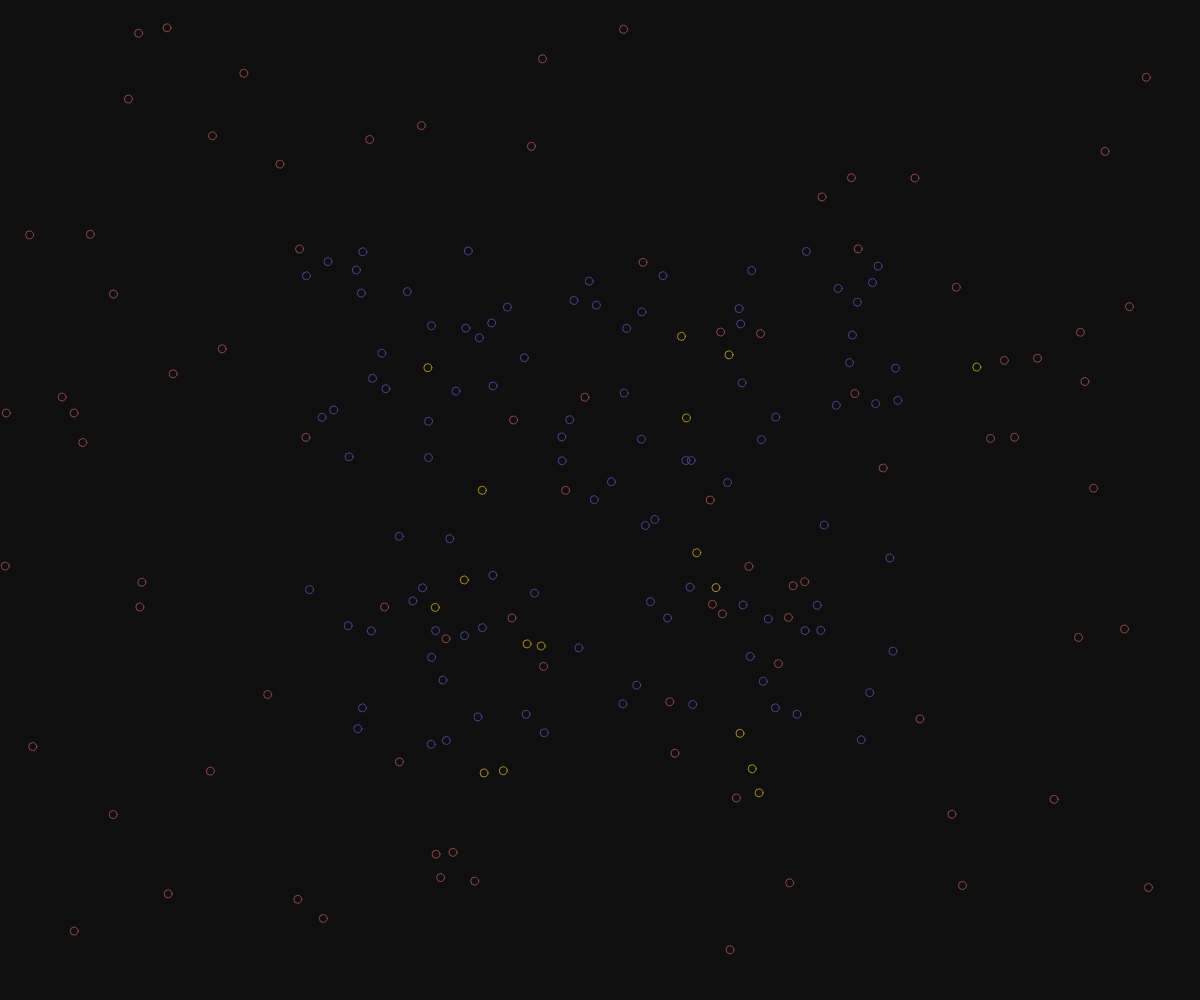
Frame 1 (no input)
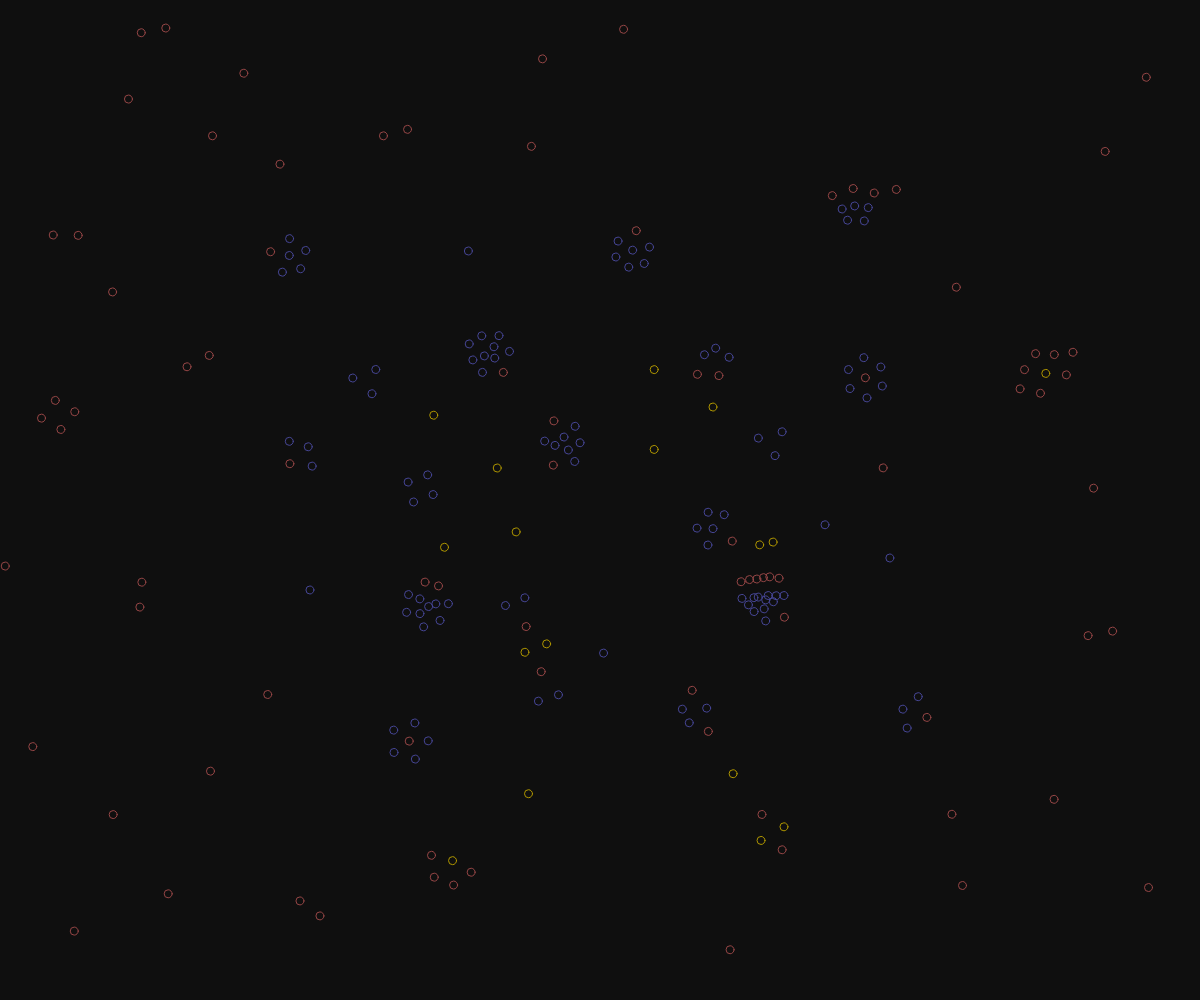
Frame 60 (no input)
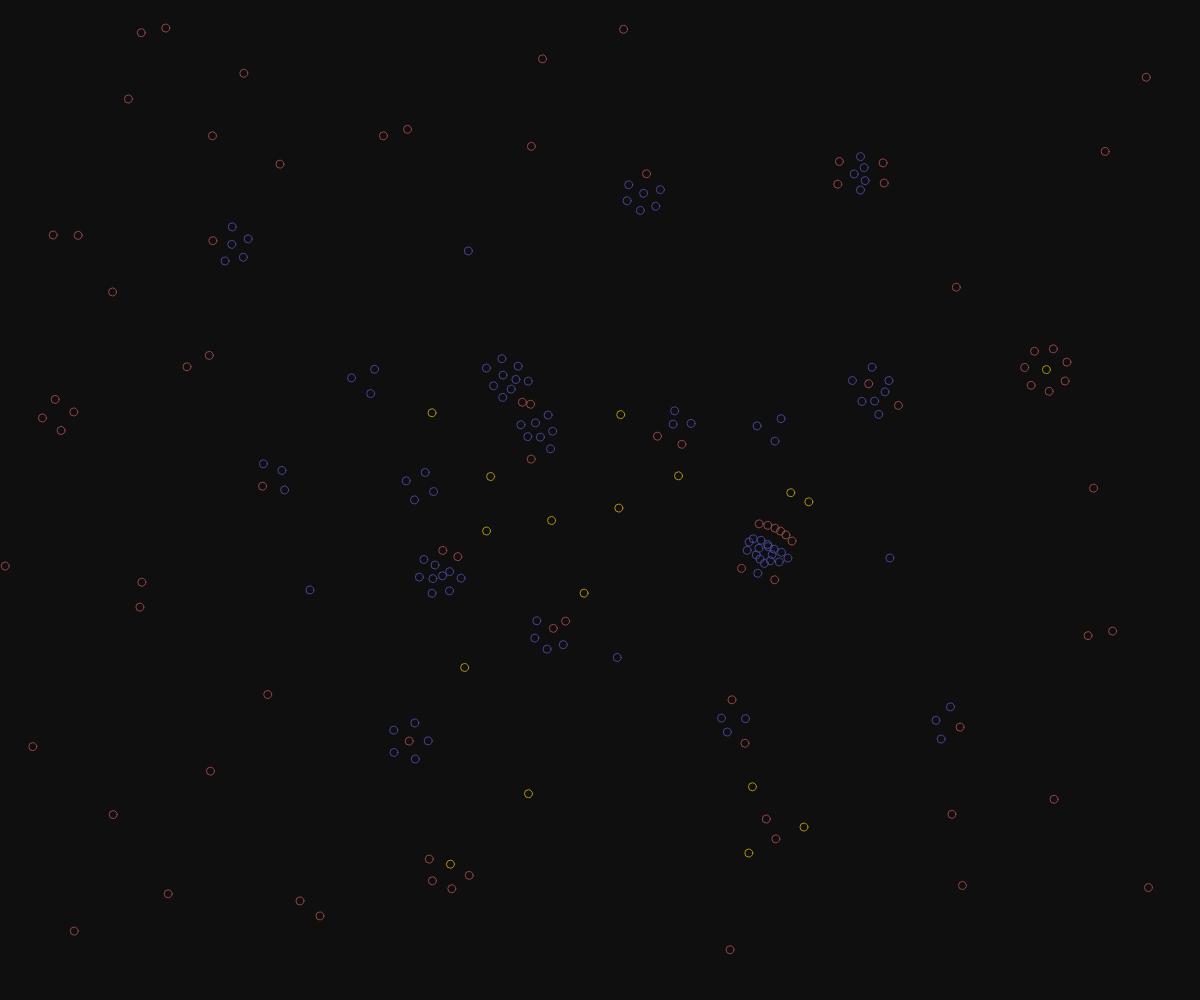
Frame 120 (the mouse pressed at the canvas centre since frame 60)

The p5.js sketch that drew these frames (run headless with seeded random() and noise() and a simulated clock; from frame 60 on, the mouse is pressed at the canvas centre):

// p5.js sketch
// ── sketch.js
const universe = [];
var friction = .85; //.80

// pos, vel, f, rgb, att, rep, minR, maxR, damp

function setup() {
  createCanvas(windowWidth, windowHeight);

  //RED PARTICLES (170)
  for(let i = 0; i < 85; i++) {
    universe.push(new Particle(
      createVector(random(0, width - 50), random(0, height - 50)), //position
      createVector(0, 0),                 //velocity
      0.04,//2,                                  //force 0.15
      1,                                  //color 1
      [1,2,3],                             //attracted to 134
      [],                                 //repelled to 25
      [],                                   //passive to
      25,                                 //minimum radius 25
      65,                     //maximum radius 65
      random(0.2,0.95),                                //dampening or friction
      12,                                  //size
      [0.9, 2, 2]
      ));
  }

  //BLUE PARTICLES (200)
  for(let i = 0; i < 100; i++) {
    universe.push(new Particle(
      createVector(random(width/4, width * (3/4)), random(height/4, height * (3/4))), //position
      createVector(0, 0),                 //velocity
      0.09,//5,                                 //force
      2,                                  //color 3 
      [1,2],                                //attracted to 13
      [3],                                 //repelled to 245
      [],                                   //passive to
      25,                                 //minimum radius
      55,                                //maximum radius 50
      random(0.2,0.95),                                 //dampening or friction
      12,                                  //size
      [1.9, 1, 7]
      ));
  }

  //YELLOW PARTICLES (33)
  for(let i = 0; i < 17; i++) {
    universe.push(new Particle(
      createVector(random(width/3, width - 200), random(height/3, height - 200)), //position
      createVector(0, 0),                 //velocity
      0.2,//7,                                  //force
      3,                                  //colors 4
      [1],                                //attracted to 215
      [2,3],                              //repelled to 34
      [],                                   //passive to
      25,                                 //minimum radius
      77,                                 //maximum radius 77
      random(0.2,0.95),                                //dampening or friction
      12,                                  //size
      [0.75, 0.9, 1.2]
      ));
  }
}

function draw() {
  background(15);
  for(let p of universe) {

    p.applyForce(universe);
    p.update();
    p.display();

  }
}

function windowResized() {
  resizeCanvas(windowWidth, windowHeight);
}




// ── particle.js
var friction = 2.0;

class Particle {
    constructor(pos, vel, f, rgb, att, rep, pas, minR, maxR, damp, size, fMap) {
        this.position = pos;
        this.velocity = vel;
        this.acceleration = createVector();

        this.force = f;

        this.value = rgb;

        this.attracted = att;
        this.repelled = rep;
        this.passive = pas

        this.minR = minR;
        this.maxR = maxR;

        this.damp = damp;
        this.size = size;

        this.forceMap = fMap;
    }

    update() {

        
        //BORDERS
        if(this.position.x < 0) {
            this.velocity.x *= -1;
            this.position.x = 0;
        }

        if(this.position.x > width) {
            this.velocity.x *= -1;
            this.position.x = width;
        }

        if(this.position.y < 0) {
            this.velocity.y *= -1;
            this.position.y = 0;
        }

        if(this.position.y > height) {
            this.velocity.y *= -1;
            this.position.y = height;
        }
        

        /*
        //CONTINUOUS
        if(this.position.x < 0) {
            this.position.x = width;
        }

        if(this.position.x > width) {
            this.position.x = 0;
        }

        if(this.position.y < 0) {
            this.velocity.y = height;
        }

        if(this.position.y > height) {
            this.position.y = 0;
        }
        */

        this.velocity.add(this.acceleration);
        this.position.add(this.velocity);

        this.velocity.mult(this.damp)
    }

    calcForce(particles) {
        let newVel = createVector();
        let totVel = createVector();
        let total = 0;
    
        for(let p of particles) {
            let d = dist(this.position.x, this.position.y, p.position.x, p.position.y);
            let mid = ((this.maxR - this.minR)/2);

            if(p != this && d < this.maxR) {
                newVel.mult(0);
                newVel.add(p.position);
                newVel.sub(this.position);
                //newVel.sub(p.minR);

                if(d < this.minR) {
                    //newVel.mult(Math.pow(d - this.minR, 2) * -1);
                    newVel.mult(Math.pow(d - this.minR, 2) / (this.minR * -4));
                    total++;
                } else if(d <= (this.minR + mid) && this.repelled.includes(p.value)) {
                    newVel.mult(((this.force / mid) * d) * -1);
                    total++;
                } else if(d <= (this.minR + mid) && this.attracted.includes(p.value)) {
                    newVel.mult((this.force / mid) * d);
                    total++;
                } else if(d > (this.minR + mid) && this.repelled.includes(p.value)) {
                    newVel.mult((this.force / mid) * (d - this.maxR));
                    total++;
                } else if(d > (this.minR + mid) && this.attracted.includes(p.value)) {
                    newVel.mult(((this.force / mid) * (d - this.maxR)) * -1);
                    total++;
                }

                newVel.mult(this.forceMap[p.value -1]);
                totVel.add(newVel);
            }
        }

        if(total > 0) {
            totVel.div(total);
            totVel.sub(this.velocity);
        }

        return totVel;

    }
    
    applyForce(particles) {
        this.acceleration = this.calcForce(particles);
    }

    display() {

        //PARTICLE
        strokeWeight(this.size);
        switch(this.value) {
            case 1:
                stroke(150, 70, 70);    //RED
                break;
            case 2:
                stroke(70, 70, 150);    //BLUE
                
                break;
            case 3:
                stroke(175, 150, 0);    //YELLOW
                break;
            case 4:
                stroke(70, 150, 70);    //GREEN
                break;
            case 5:
                stroke(229, 188, 229);  //PINK
                break;
            default:
                stroke(255, 0, 0);
                break;
        }

        noFill();
        strokeWeight(1);
        ellipse(this.position.x, this.position.y, 8, 8);

        //point(this.position.x, this.position.y);

         
         /*
        //RADIUS
        //max
        stroke(255);
        noFill();
        strokeWeight(0.5);
        ellipse(this.position.x, this.position.y, this.maxR, this.maxR);
        //min
        stroke(185);
        strokeWeight(0.25);
        ellipse(this.position.x, this.position.y, this.minR, this.minR);
        //mids
        stroke(185,0,0);
        ellipse(this.position.x, this.position.y, this.minR + ((this.maxR - this.minR)/2),  this.minR + ((this.maxR - this.minR)/2));
         */
        
        
    }
}
